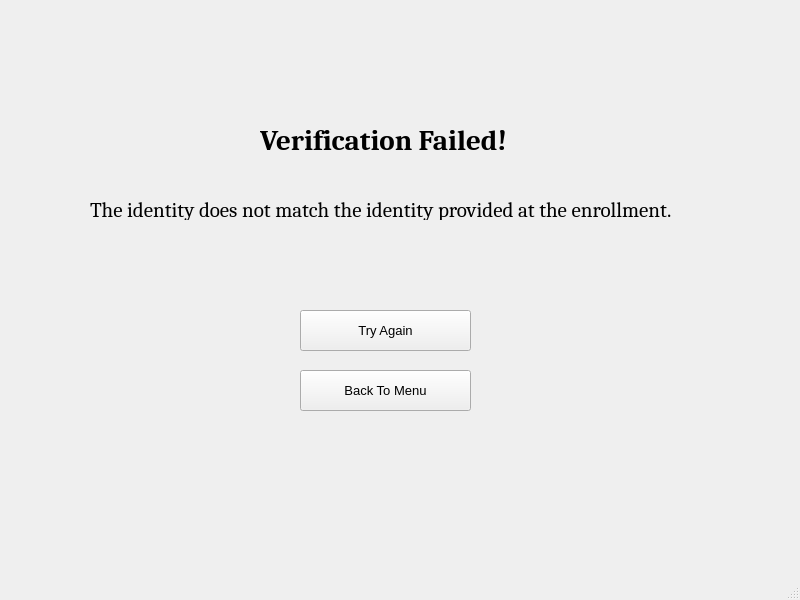
<?xml version="1.0" encoding="UTF-8"?>
<ui version="4.0">
 <class>verificationFailed</class>
 <widget class="QMainWindow" name="verificationFailed">
  <property name="geometry">
   <rect>
    <x>0</x>
    <y>0</y>
    <width>800</width>
    <height>600</height>
   </rect>
  </property>
  <property name="windowTitle">
   <string>MainWindow</string>
  </property>
  <widget class="QWidget" name="centralwidget">
   <widget class="QLabel" name="verifi_failed_title">
    <property name="geometry">
     <rect>
      <x>260</x>
      <y>100</y>
      <width>271</width>
      <height>81</height>
     </rect>
    </property>
    <property name="font">
     <font>
      <family>Cambria</family>
      <pointsize>22</pointsize>
      <weight>75</weight>
      <bold>true</bold>
     </font>
    </property>
    <property name="text">
     <string>Verification Failed!</string>
    </property>
   </widget>
   <widget class="QPushButton" name="try_again_button">
    <property name="geometry">
     <rect>
      <x>300</x>
      <y>310</y>
      <width>171</width>
      <height>41</height>
     </rect>
    </property>
    <property name="font">
     <font>
      <pointsize>10</pointsize>
     </font>
    </property>
    <property name="text">
     <string>Try Again</string>
    </property>
   </widget>
   <widget class="QLabel" name="verifi_failed">
    <property name="geometry">
     <rect>
      <x>90</x>
      <y>200</y>
      <width>671</width>
      <height>20</height>
     </rect>
    </property>
    <property name="font">
     <font>
      <family>Cambria</family>
      <pointsize>16</pointsize>
     </font>
    </property>
    <property name="text">
     <string>The identity does not match the identity provided at the enrollment.</string>
    </property>
   </widget>
   <widget class="QPushButton" name="back">
    <property name="geometry">
     <rect>
      <x>300</x>
      <y>370</y>
      <width>171</width>
      <height>41</height>
     </rect>
    </property>
    <property name="font">
     <font>
      <pointsize>10</pointsize>
     </font>
    </property>
    <property name="text">
     <string>Back To Menu</string>
    </property>
   </widget>
  </widget>
  <widget class="QMenuBar" name="menubar">
   <property name="geometry">
    <rect>
     <x>0</x>
     <y>0</y>
     <width>800</width>
     <height>21</height>
    </rect>
   </property>
  </widget>
  <widget class="QStatusBar" name="statusbar"/>
 </widget>
 <resources>
  <include location="../../../../GUI/images/kisspng-check-mark-computer-icons-clip-art-5afb299cce0805.0064403315264096288439.qrc"/>
 </resources>
 <connections/>
</ui>
